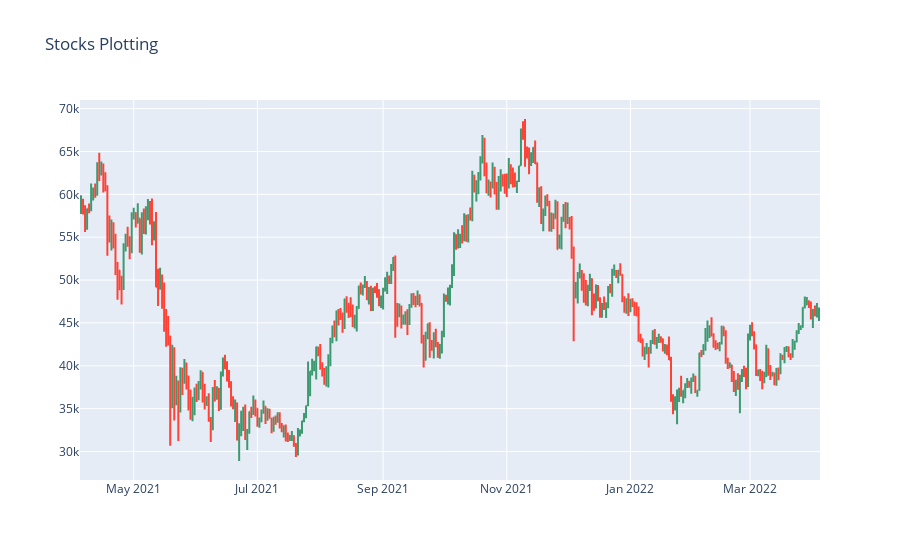

The notebook cell saved with this chart:
### Code cell
plotting = go.Ohlc(x=df['Date'],
                   open=df['Open'],
                   high=df['High'],
                   low=df['Low'],
                   close=df['Close'])

layout = dict(title="Stocks Plotting")
fig = go.Figure(data=[plotting], layout=layout)
fig.update(layout_xaxis_rangeslider_visible=False)

fig.show()

### Figure 1 — Plotly figure (JSON) as saved in the notebook; plotly's stock layout.template omitted (floating-point values rounded to 4 significant figures; data arrays with more than 128 entries replaced by an {"elided": "..."} marker saying what was removed)
{"data": [{"close": {"elided": "365 float values"}, "high": {"elided": "365 float values"}, "low": {"elided": "365 float values"}, "open": {"elided": "365 float values"}, "type": "ohlc", "x": {"elided": "365 str values"}}], "layout": {"title": {"text": "Stocks Plotting"}, "xaxis": {"rangeslider": {"visible": false}}}}
